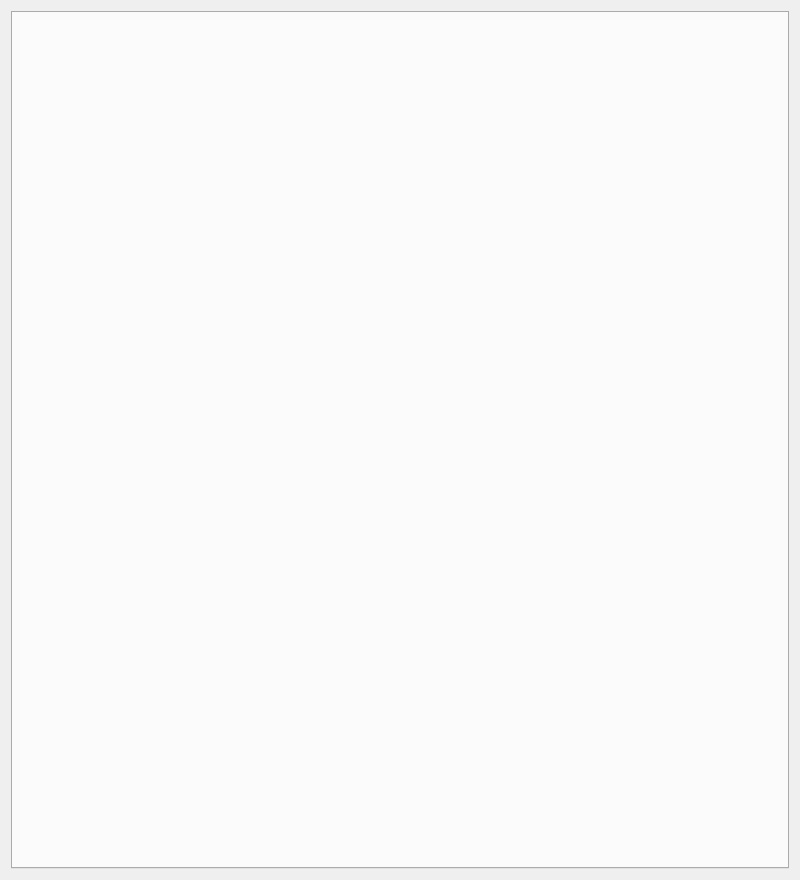
<?xml version="1.0" encoding="UTF-8"?>
<ui version="4.0">
 <class>addresswidget</class>
 <widget class="QWidget" name="addresswidget">
  <property name="enabled">
   <bool>true</bool>
  </property>
  <property name="geometry">
   <rect>
    <x>0</x>
    <y>0</y>
    <width>800</width>
    <height>880</height>
   </rect>
  </property>
  <property name="sizePolicy">
   <sizepolicy hsizetype="Fixed" vsizetype="Fixed">
    <horstretch>0</horstretch>
    <verstretch>0</verstretch>
   </sizepolicy>
  </property>
  <property name="windowTitle">
   <string>Form</string>
  </property>
  <layout class="QHBoxLayout" name="horizontalLayout">
   <item>
    <widget class="QTabWidget" name="tabWidget">
     <property name="currentIndex">
      <number>-1</number>
     </property>
    </widget>
   </item>
  </layout>
 </widget>
 <resources/>
 <connections/>
</ui>
